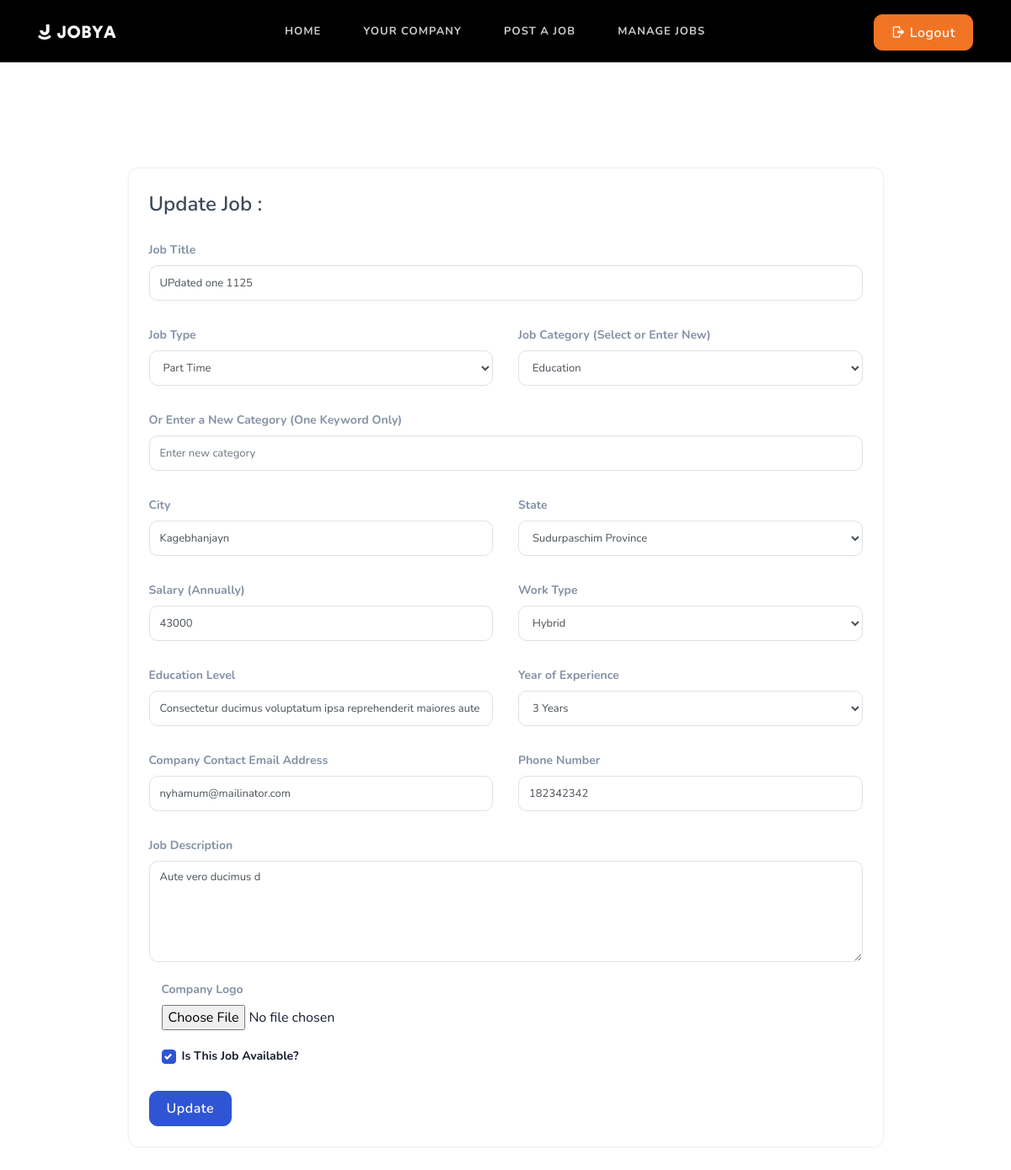
Page /job/job/update/6/ (signed in) on the earlier database version.
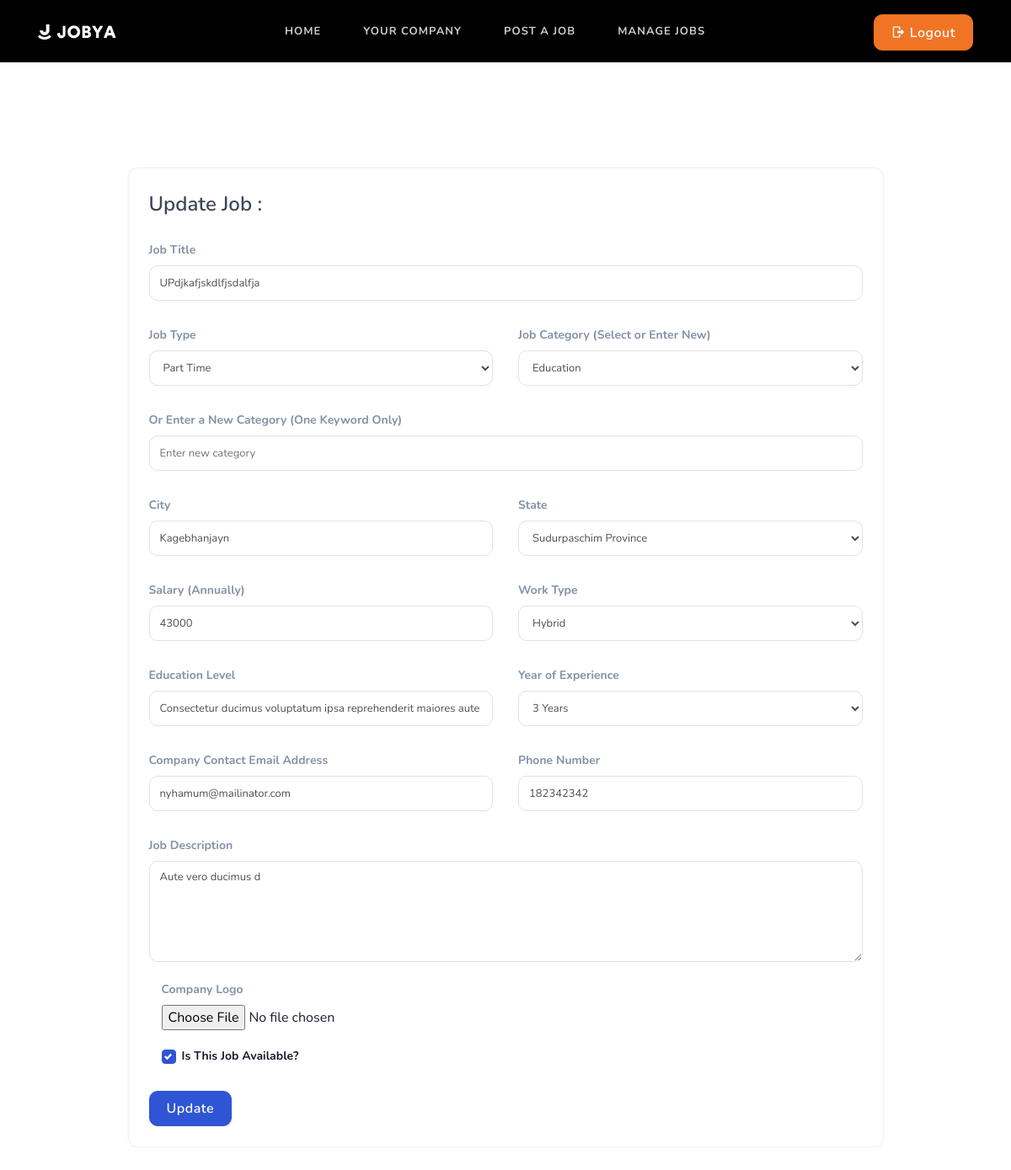
Same page on the later database version.
### job/models.py (models this page shows, shortened)
class Job(models.Model):
    JOB_TYPE_CHOICES = [
        ("part-time", "Part Time"),
        ("full-time", "Full Time"),
    ]
    WORK_MODES_CHOICES = [
        ('remote', 'Remote'),
        ('onsite', 'Onsite'),
        ('hybrid', 'Hybrid'),
    ]
    user = models.ForeignKey(User, on_delete=models.CASCADE)
    company = models.ForeignKey(Company, on_delete=models.CASCADE)
    title = models.CharField(max_length=255)
    job_type = models.CharField(max_length=20, choices=JOB_TYPE_CHOICES, default="full-time")
    image = models.ImageField(upload_to="job_images/%y/%m/&=%d", blank=True)
    category = models.ForeignKey(Category, on_delete=models.DO_NOTHING)
    city = models.CharField(max_length=255)
    state = models.ForeignKey(State, on_delete=models.DO_NOTHING, blank=True, null=True)
    salary = models.PositiveIntegerField(blank=True, null=True)
    work_mode = models.CharField(max_length=20, choices=WORK_MODES_CHOICES, default="onsite")
    edu_level = models.CharField(max_length=255)
    experience = models.ForeignKey(Experience, on_delete=models.DO_NOTHING, blank=True, null=True)
    uploaded_date = models.DateTimeField(null=True, blank=True, default=timezone.now)
    email = models.EmailField(max_length=255)
    contact = models.IntegerField()
    description = models.TextField()
    is_available = models.BooleanField(default=True)

### job/views.py (the view, shortened to what this page needs)
# urls.py: path('job/update/<int:pk>/', views.UpdateJobView.as_view(), name='update-job'),
class UpdateJobView(UpdateView):
    form_class = UpdateJobForm
    template_name = 'job/update_job.html'
    def dispatch(self, request, *args, **kwargs):
        if not request.user.is_authenticated:
            messages.warning(request, 'You must be logged in to update a job.')
            return redirect('home')
        if not (request.user.is_recruiter and request.user.has_company):
            messages.warning(request, 'Permission Denied!')
            return redirect('home')
        return super().dispatch(request, *args, **kwargs)
    def get_object(self, queryset=None):
        job = get_object_or_404(Job, pk=self.kwargs['pk'])
        return job
    def get_context_data(self, **kwargs):
        context = super().get_context_data(**kwargs)
        job = self.get_object()
        context['job'] = job
        return context

### job/forms.py
class UpdateJobForm(forms.ModelForm):
    category_name = forms.CharField(max_length=255, label="Job Category", required=False)  # Text input for new categories
    category = forms.ModelChoiceField(queryset=Category.objects.all(), required=False, label="Select Category")  # Dropdown for existing categories
    class Meta:
        model = Job
        exclude = ('user', 'company')

### company/context_processors.py (called while the page is built)
def company_context(request):
    company = None
    if request.user.is_authenticated and request.user.has_company:
        company = Company.objects.filter(user=request.user).first()  # or however you link Company to the user
    return {'company': company}

### company/models.py (called while the page is built)
    def __str__(self):
        return self.name

### job/models.py (called while the page is built)
    def __str__(self):
        return self.name

    def __str__(self):
        return self.name

### resume/context_processors.py (called while the page is built)
def resume_context(request):
    resume = None
    if request.user.is_authenticated and request.user.has_resume:
        resume = Resume.objects.filter(user=request.user).first()
    return {'resume': resume}

### templates/job/update_job.html (shortened to what the changed rows need)
{% extends "base.html" %}
{% load widget_tweaks %}
{% block content %}
<section class="section">
    <div class="container">
        <div class="row justify-content-center">
            <div class="col-lg-10">
                <div class="rounded shadow bg-white p-4">
                    <div class="custom-form">
                        <form method="post" action="" name="contact-form" id="contact-form3">
                            <div class="row">
                                <div class="col-md-12">
                                    <div class="form-group app-label mt-2">
                                        <label class="text-muted">Job Title</label>
                                        {% render_field form.title class="form-control resume" %}
                                    </div>
                                </div>
                            </div>
                            <div class="row">
                                <div class="col-md-6">
                                    <div class="form-group app-label mt-2">
                                        <label class="text-muted">Job Type</label>
                                        {% render_field form.job_type class="form-control resume" %}
                                    </div>
                                </div>
                                <div class="col-md-6">
                                    <div class="form-group app-label mt-2">
                                        <label class="text-muted">Job Category (Select or Enter New)</label>
                                        {{ form.category|add_class:"form-control resume" }}
                                    </div>
                                </div>
                            </div>
                            <div class="row">
                                <div class="col-md-6">
                                    <div class="form-group app-label mt-2">
                                        <label class="text-muted">City</label>
                                        {% render_field form.city class="form-control resume" %}
                                    </div>
                                </div>
                                <div class="col-md-6">
                                    <div class="form-group app-label mt-2">
                                        <label class="text-muted">State</label>
                                        {% render_field form.state class="form-control resume" %}
                                    </div>
                                </div>
                            </div>
                            <div class="row">
                                <div class="col-md-6">
                                    <div class="form-group app-label mt-2">
                                        <label class="text-muted">Salary (Annually)</label>
                                        {% render_field form.salary class="form-control resume" %}
                                    </div>
                                </div>
                                <div class="col-md-6">
                                    <div class="form-group app-label mt-2">
                                        <label class="text-muted">Work Type</label>
                                        {% render_field form.work_mode class="form-control resume" %}
                                    </div>
                                </div>
                            </div>
                            <div class="row">
                                <div class="col-md-6">
                                    <div class="form-group app-label mt-2">
                                        <label class="text-muted">Education Level</label>
                                        {% render_field form.edu_level class="form-control resume" %}
                                    </div>
                                </div>
                                <div class="col-md-6">
                                    <div class="form-group app-label mt-2">
                                        <label class="text-muted">Year of Experience</label>
                                        {% render_field form.experience class="form-control resume" %}
                                    </div>
                                </div>
                            </div>
                            <div class="row">
                                <div class="col-md-6">
                                    <div class="form-group app-label mt-2">
                                        <label class="text-muted">Company Contact Email Address</label>
                                        {% render_field form.email class="form-control resume" %}
                                    </div>
                                </div>
                                <div class="col-md-6">
                                    <div class="form-group app-label mt-2">
                                        <label class="text-muted">Phone Number</label>
                                        {% render_field form.contact class="form-control resume" %}
                                    </div>
                                </div>
                            </div>
                            <div class="row">
                                <div class="col-md-12">
                                    <div class="form-group app-label mt-2">
                                        <label class="text-muted">Job Description</label>
                                        {% render_field form.description class="form-control resume" %}
                                    </div>
                                </div>
                            </div>
                            <div class="col-md-12">
                                <div class="form-group app-label">
                                    <label for="id_image" class="text-muted">Company Logo</label>
                                    {{ form.image|add_class:"form-control-file" }}
                                </div>
                            </div>
                        </form>
                    </div>
                </div>
            </div>
        </div>
    </div>
</section>
{% endblock content %}

Differences in the rows shown:
changed Job "Part Time": title "UPdated one 1125" → "UPdjkafjskdlfjsdalfja"
